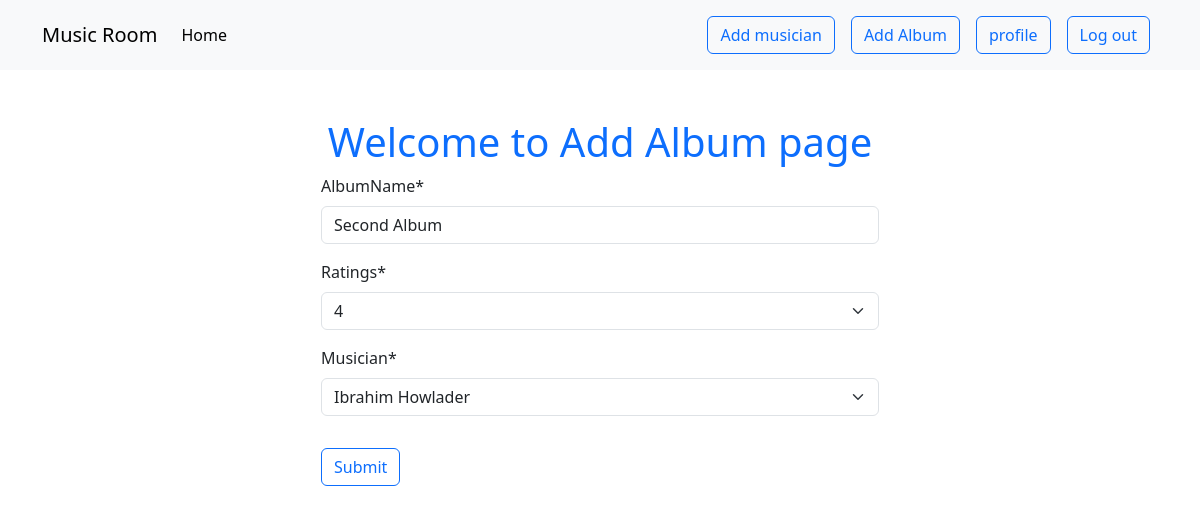
The app's page /album/edit/2/ (signed in) with its own data.
### album/models.py (models this page shows, shortened)
class addAlbumModel(models.Model):
    AlbumName = models.CharField(max_length=100)
    release_date=models.DateTimeField(auto_now_add=True)
    rating_choices=(
    ("1", "1"),
    ("2", "2"),
    ("3", "3"),
    ("4", "4"),
    ("5", "5"),
)
    ratings=models.CharField(choices=rating_choices, max_length=1)
    musician=models.ForeignKey(musicianModel,on_delete=models.CASCADE)

### album/views.py (the view)
# urls.py: path("edit/<int:id>/",views.editView.as_view(), name="edit_album"),
@method_decorator(login_required, name='dispatch')
class editView(UpdateView):
    model=addAlbumModel
    form_class=forms.albumForm
    template_name="addAlbum.html"
    success_url=reverse_lazy('profile')
    pk_url_kwarg="id"

### album/forms.py
class albumForm(forms.ModelForm):
    class Meta:
        model = models.addAlbumModel
        fields = '__all__'

### musician/models.py (called while the page is built)
    def __str__(self):
        return f"{self.first_name} {self.last_name}"

### album/templates/addAlbum.html
{% extends 'base.html' %} {% load crispy_forms_tags %} {% block content %}
<h1 class="text-primary text-center mt-5">Welcome to Add Album page</h1>
<form action="" method="post" style="width: 50%; margin: auto">
  {% csrf_token %} {{form | crispy}}
  <button type="submit" class="btn btn-outline-primary mt-3">Submit</button>
</form>
{% endblock %}

### records on screen
addAlbumModel: AlbumName "Second Album", ratings "4", musician "Ibrahim Howlader"
